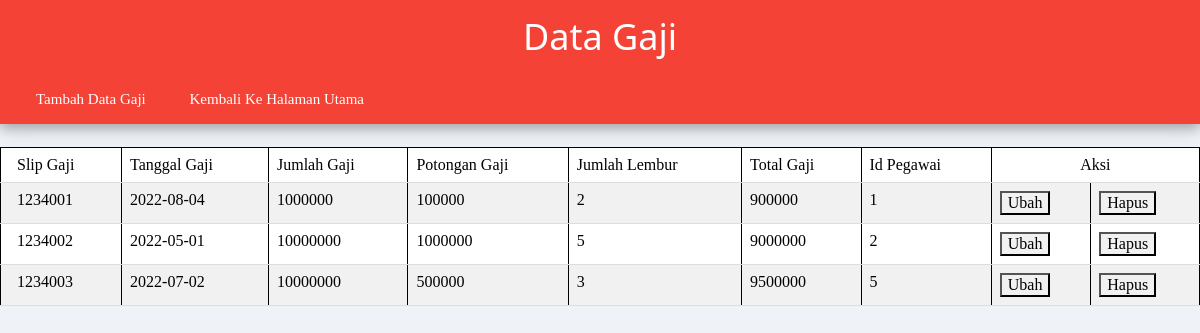
Screenshot of /Gaji/gaji.php with the database file from the repository.
### tables this page shows
CREATE TABLE `gaji` (
  `slip_gaji` int(10) NOT NULL,
  `tgl_gaji` date NOT NULL,
  `jml_gaji` int(10) NOT NULL,
  `potongan_gaji` int(10) NOT NULL,
  `jml_lembur` int(5) NOT NULL,
  `total_gaji` int(10) NOT NULL,
  `id_pegawai` int(5) NOT NULL
);

### Gaji/gaji.php (the view, shortened to what this page needs)
<html>
	<head>
		<link rel="stylesheet" href="../w3.css">
		<link rel="stylesheet" href="../style.css">
	</head>
<body>
	<?php
		require_once '../connect.php';
		$sql="SELECT * FROM gaji";
		$result=$conn->query($sql);
	?>
	<div class="w3-container w3-center w3-card-4 w3-red">
		<h1>Data Gaji</h1>
		<div class="menu w3-left">
			<ul>
				<li><a class="w3-hover-dark-grey w3-red" href="tambah_gaji.php">Tambah Data Gaji</a></li>
				<li><a class="w3-hover-dark-grey w3-red" href="../index.php">Kembali Ke Halaman Utama</a></li>
			</ul>
		</div>
	</div>
	<br>
	<table border="1" class="w3-table-all w3-border-black">
		<tr>
			<td>Slip Gaji</td>
			<td>Tanggal Gaji</td>
			<td>Jumlah Gaji</td>
			<td>Potongan Gaji</td>
			<td>Jumlah Lembur</td>
			<td>Total Gaji</td>
			<td>Id Pegawai</td>
			<td colspan="2" class="w3-center">Aksi</td>
		</tr>
	<?php while ($tp=$result->fetch_assoc()): ?>
		<tr>
			<td><?=$tp['slip_gaji'] ?></td>
			<td><?=$tp['tgl_gaji'] ?></td>
			<td><?=$tp['jml_gaji'] ?></td>
			<td><?=$tp['potongan_gaji'] ?></td>
			<td><?=$tp['jml_lembur'] ?></td>
			<td><?=$tp['total_gaji'] ?></td>
			<td><?=$tp['id_pegawai'] ?></td>
			<td>
				<a href="update_gaji.php?idgj=<?=$tp['slip_gaji'] ?>">
					<button class="w3-light-grey w3-hover-dark-grey">Ubah</button>
				</a>
			</td>
			<td>
				<a href="delete_gaji.php?idgj=<?=$tp['slip_gaji'] ?>">
					<button class="w3-light-grey w3-hover-dark-grey">Hapus</button>
				</a>
			</td>
		</tr>
	<?php endWhile; ?>
	</table>
</body>
</html>

### w3.css (style rules this page uses)
*,*:before,*:after { box-sizing:inherit }
html { -ms-text-size-adjust:100%;-webkit-text-size-adjust:100% }
body { margin:0 }
a { background-color:transparent }
button,input,select,textarea,optgroup { font:inherit;margin:0 }
button,input { overflow:visible }
button,select { text-transform:none }
button,[type=button],[type=reset],[type=submit] { -webkit-appearance:button }
html,body { font-family:Verdana,sans-serif;font-size:15px;line-height:1.5 }
html { overflow-x:hidden }
h1 { font-size:36px }
h1,h2,h3,h4,h5,h6 { font-family:"Segoe UI",Arial,sans-serif;font-weight:400;margin:10px 0 }
a { color:inherit }
.w3-table,.w3-table-all { border-collapse:collapse;border-spacing:0;width:100%;display:table }
.w3-table-all { border:1px solid #ccc }
.w3-bordered tr,.w3-table-all tr { border-bottom:1px solid #ddd }
.w3-table-all tr:nth-child(odd) { background-color:#fff }
.w3-table-all tr:nth-child(even) { background-color:#f1f1f1 }
.w3-table td,.w3-table th,.w3-table-all td,.w3-table-all th { padding:8px 8px;display:table-cell;text-align:left;vertical-align:top }
.w3-table th:first-child,.w3-table td:first-child,.w3-table-all th:first-child,.w3-table-all td:first-child { padding-left:16px }
.w3-container:after,.w3-container:before,.w3-panel:after,.w3-panel:before,.w3-row:after,.w3-row:before,.w3-row-padding:after,.w3-row-padding:before, .w3-cell-row:before,.w3-cell-row:after,.w3-clear:after,.w3-clear:before,.w3-bar:before,.w3-bar:after { content:"";display:table;clear:both }
.w3-container,.w3-panel { padding:0.01em 16px }
.w3-card-4,.w3-hover-shadow:hover { box-shadow:0 4px 10px 0 rgba(0,0,0,0.2),0 4px 20px 0 rgba(0,0,0,0.19) }
.w3-center { text-align:center!important }
.w3-left { float:left!important }
.w3-red,.w3-hover-red:hover { color:#fff!important;background-color:#f44336!important }
.w3-light-grey,.w3-hover-light-grey:hover,.w3-light-gray,.w3-hover-light-gray:hover { color:#000!important;background-color:#f1f1f1!important }
.w3-border-black,.w3-hover-border-black:hover { border-color:#000!important }

### style.css (style rules this page uses)
body { margin: 0; background: #eff2f7; font-family: 'Product Sans'; }
a { text-decoration: none; color: #353535; display: block; transition: 0.3s; }
.menu { display: inline-block; }
.menu ul { list-style: none; padding: 0; margin: 0; }
.menu ul li { display: inline-block; }
.menu ul li a { padding: 0 20px; display: block; line-height: 50px; }

### rows the page displays
gaji: slip_gaji "1234001", tgl_gaji "2022-08-04", jml_gaji "1000000", potongan_gaji "100000", jml_lembur "2", total_gaji "900000", id_pegawai "1"
gaji: slip_gaji "1234002", tgl_gaji "2022-05-01", jml_gaji "10000000", potongan_gaji "1000000", jml_lembur "5", total_gaji "9000000", id_pegawai "2"
gaji: slip_gaji "1234003", tgl_gaji "2022-07-02", jml_gaji "10000000", potongan_gaji "500000", jml_lembur "3", total_gaji "9500000", id_pegawai "5"
